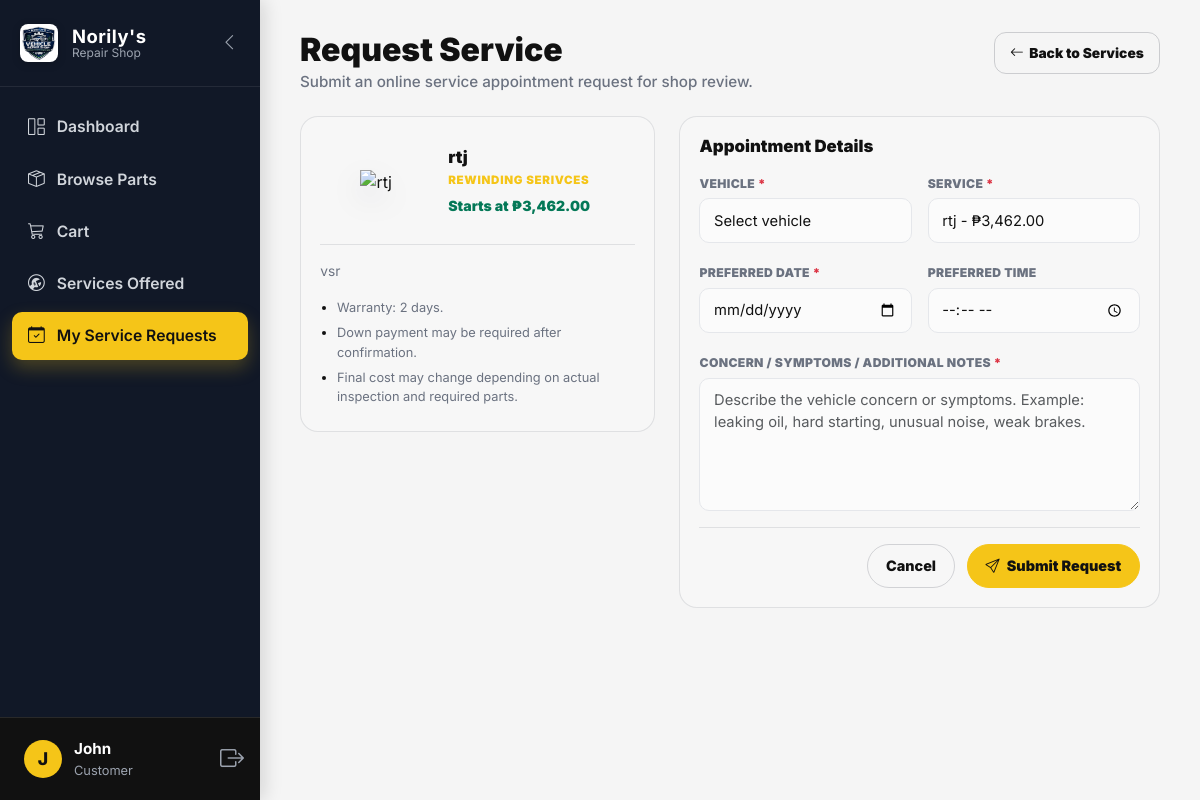
Screenshot of /views/customer_request_service.php?service_id=5 (signed in) with the database file from the repository.
### tables this page shows
CREATE TABLE `service` (
  `service_id` int(11) NOT NULL,
  `service_name` varchar(100) NOT NULL,
  `category` varchar(50) NOT NULL,
  `base_price` decimal(10,2) NOT NULL DEFAULT 0.00,
  `requires_down_payment` tinyint(1) NOT NULL DEFAULT 0,
  `warranty_days` smallint(6) NOT NULL DEFAULT 0,
  `description` text DEFAULT NULL,
  `is_active` tinyint(1) NOT NULL DEFAULT 1,
  `image` varchar(255) DEFAULT NULL,
  `full_description` text DEFAULT NULL,
  `features` text DEFAULT NULL
);

### models/ServiceRequest.php (called while the page is built, shortened)
<?php
class ServiceRequest {
    private $conn;
    public function __construct($db) {
        $this->conn = $db;
    }
    public function readActiveServices() {
        $query = "
            SELECT *
            FROM service
            WHERE is_active = 1
            ORDER BY category ASC, service_name ASC
        ";
        $stmt = $this->conn->prepare($query);
        $stmt->execute();
        return $stmt;
    }
}
?>

### views/customer_request_service.php (the view, shortened to what this page needs)
<?php
require_once '../models/ServiceRequest.php';
$db = (new Database())->getConnection();
$serviceRequestModel = new ServiceRequest($db);
$selectedServiceId = filter_input(INPUT_GET, 'service_id', FILTER_VALIDATE_INT);
$selectedService = null;
$dbError = '';
try {
    $stmtC = $db->prepare("
        SELECT customer_id
        FROM customer
        WHERE user_id = ?
        LIMIT 1
    ");
    $stmtC->execute([$_SESSION['user_id']]);
    $customer_id = $stmtC->fetchColumn();
    $stmtVehicles = $db->prepare("
        SELECT *
        FROM vehicle
        WHERE customer_id = ?
          AND status = 'Active'
        ORDER BY created_at DESC, vehicle_id DESC
    ");
    $stmtVehicles->execute([$customer_id]);
    $myVehicles = $stmtVehicles->fetchAll(PDO::FETCH_ASSOC);
    $stmtActiveServices = $serviceRequestModel->readActiveServices();
    $activeServices = $stmtActiveServices->fetchAll(PDO::FETCH_ASSOC);
    if ($selectedServiceId) {
        $stmtSelected = $db->prepare("
            SELECT
                service_id,
                service_name,
                category,
                base_price,
                requires_down_payment,
                warranty_days,
                description,
                image
            FROM service
            WHERE service_id = ?
              AND is_active = 1
            LIMIT 1
        ");
        $stmtSelected->execute([$selectedServiceId]);
        $selectedService = $stmtSelected->fetch(PDO::FETCH_ASSOC);
    }
} catch (Exception $e) {
    $dbError = 'Unable to load request form at the moment.';
    $myVehicles = [];
    $activeServices = [];
}
function serviceImagePath($image)
{
    $fallback = 'default.png';
    if (!$image) {
        return '../assets/images/services/' . $fallback;
    }
    return '../assets/images/services/' . htmlspecialchars($image);
}
function displayText($value, $fallback = 'N/A')
{
    $value = trim(html_entity_decode((string)($value ?? ''), ENT_QUOTES | ENT_HTML5, 'UTF-8'));
    return htmlspecialchars($value);
}
function shortText($value, $fallback = 'Service details will be confirmed by the shop after assessment.', $limit = 150)
{
    $value = trim(html_entity_decode((string)($value ?? ''), ENT_QUOTES | ENT_HTML5, 'UTF-8'));
    return htmlspecialchars($value);
}
?>
<!DOCTYPE html>
<html lang="en">
<head>
<link href="https://cdn.jsdelivr.net/npm/bootstrap@5.3.0/dist/css/bootstrap.min.css" rel="stylesheet">
<link rel="stylesheet" href="https://cdn.jsdelivr.net/npm/bootstrap-icons@1.11.1/font/bootstrap-icons.css">
<link rel="stylesheet" href="../assets/css/style.css">
</head>
<body>
<div class="app-wrapper">
<?php include '../includes/sidebar.php'; ?>
<main class="main-content">
    <div class="request-service-page">
        <div class="request-header">
            <div>
                <h2>Request Service</h2>
                <p>Submit an online service appointment request for shop review.</p>
            </div>
            <a href="customer_services.php" class="back-btn">
                <i class="bi bi-arrow-left"></i>
                Back to Services
            </a>
        </div>
        <?php if ($dbError): ?>
            <div class="empty-state-card">
                <i class="bi bi-exclamation-circle"></i>
                <div class="fw-bold mb-2">Request form unavailable</div>
                <div><?php echo htmlspecialchars($dbError); ?></div>
            </div>
        <?php else: ?>
            <div class="request-layout">
                <aside class="request-summary-panel">
                    <?php if ($selectedService): ?>
                        <?php
                            $basePrice = floatval($selectedService['base_price'] ?? 0);
                            $warrantyDays = intval($selectedService['warranty_days'] ?? 0);
                            $requiresDownPayment = intval($selectedService['requires_down_payment'] ?? 0);
                        ?>
                        <div class="selected-service-card">
                            <div class="selected-service-image">
                                <img
                                    src="<?php echo serviceImagePath($selectedService['image'] ?? ''); ?>"
                                    alt="<?php echo displayText($selectedService['service_name'] ?? 'Service image'); ?>"
                                >
                            </div>
                            <div>
                                <div class="selected-service-name">
                                    <?php echo displayText($selectedService['service_name'] ?? ''); ?>
                                </div>
                                <div class="selected-service-category">
                                    <?php echo displayText($selectedService['category'] ?? ''); ?>
                                </div>
                                <div class="selected-service-price">
                                    <?php if ($basePrice > 0): ?>
                                        Starts at ₱<?php echo number_format($basePrice, 2); ?>
                                    <?php else: ?>
                                        Cost after assessment
                                    <?php endif; ?>
                                </div>
                            </div>
                        </div>
                        <p class="request-note">
                            <?php echo shortText($selectedService['description'] ?? ''); ?>
                        </p>
                        <ul class="request-note-list">
                            <?php if ($warrantyDays > 0): ?>
                                <li>Warranty: <?php echo $warrantyDays; ?> day<?php echo $warrantyDays !== 1 ? 's' : ''; ?>.</li>
                            <?php else: ?>
                                <li>Warranty depends on shop assessment.</li>
                            <?php endif; ?>
                            <?php if ($requiresDownPayment): ?>
                                <li>Down payment may be required after confirmation.</li>
                            <?php else: ?>
                                <li>Payment details will be confirmed after assessment.</li>
                            <?php endif; ?>
                            <li>Final cost may change depending on actual inspection and required parts.</li>
                        </ul>
                    <?php endif; ?>
                </aside>
                <section class="request-form-panel">
                    <h5 class="form-section-title">Appointment Details</h5>
                    <?php if (empty($myVehicles)): ?>
                        <div class="alert alert-warning form-alert mb-0">
                            <i class="bi bi-exclamation-triangle me-1"></i>
                            Please add a registered vehicle first before requesting a service appointment.
                            You can add your vehicle from your customer dashboard.
                        </div>
                    <?php else: ?>
                        <form action="../controllers/ServiceRequestController.php" method="POST">
                            <div class="row g-3">
                                <div class="col-md-6">
                                    <label class="form-label-custom">Vehicle <span class="text-danger">*</span></label>
                                    <select name="vehicle_id" class="form-select form-control-custom" required>
                                        <option value="">Select vehicle</option>
                                    </select>
                                </div>
                                <div class="col-md-6">
                                    <label class="form-label-custom">Service <span class="text-danger">*</span></label>
                                    <select name="service_id" class="form-select form-control-custom" required>
                                        <?php foreach ($activeServices as $service): ?>
                                            <option
                                                value="<?php echo intval($service['service_id']); ?>"
                                                <?php echo ($selectedServiceId && intval($service['service_id']) === intval($selectedServiceId)) ? 'selected' : ''; ?>
                                            >
                                                <?php echo htmlspecialchars($service['service_name']); ?>
                                                <?php if (!empty($service['base_price'])): ?>
                                                    - ₱<?php echo number_format(floatval($service['base_price']), 2); ?>
                                                <?php endif; ?>
                                            </option>
                                        <?php endforeach; ?>
                                    </select>
                                </div>
                                <div class="col-md-6">
                                    <label class="form-label-custom">Preferred Date <span class="text-danger">*</span></label>
                                    <input
                                        type="date"
                                        name="preferred_appointment_date"
                                        class="form-control form-control-custom"
                                        min="<?php echo date('Y-m-d'); ?>"
                                        required
                                    >
                                </div>
                                <div class="col-md-6">
                                    <label class="form-label-custom">Preferred Time</label>
                                    <input
                                        type="time"
                                        name="preferred_appointment_time"
                                        class="form-control form-control-custom"
                                    >
                                </div>
                                <div class="col-12">
                                    <label class="form-label-custom">Concern / Symptoms / Additional Notes <span class="text-danger">*</span></label>
                                    <textarea
                                        name="concern_description"
                                        class="form-control form-control-custom"
                                        rows="5"
                                        placeholder="Describe the vehicle concern or symptoms. Example: leaking oil, hard starting, unusual noise, weak brakes."
                                        required
                                    ></textarea>
                                </div>
                            </div>
                            <div class="form-actions">
                                <a href="customer_services.php" class="cancel-btn">
                                    Cancel
                                </a>
                                <button type="submit" class="submit-request-btn">
                                    <i class="bi bi-send"></i>
                                    Submit Request
                                </button>
                            </div>
                        </form>
                    <?php endif; ?>
                </section>
            </div>
        <?php endif; ?>
    </div>
</main>
</div>
</body>
</html>

### assets/css/style.css (style rules this page uses)
:root { --primary-yellow: #f5c518; --yellow-dark: #d9a900; --black: #111111; --dark-gray: #1f2937; --muted-gray: #6b7280; --light-gray: #f5f5f5; --border-light: #e5e7eb; --white: #ffffff; --success-bg: #d1fae5; --success-text: #047857; --warning-bg: #fef3c7; --warning-text: #92400e; --danger-bg: #fee2e2; --danger-text: #b91c1c; --dashboard-sidebar-bg: #111111; --dashboard-sidebar-hover: #1f1f1f; --dashboard-primary: #f5c518; --dashboard-primary-hover: #d9a900; --dashboard-primary-soft: #fff8d6; --dashboard-success: #047857; --dashboard-danger: #d72e2e; --dashboard-warning: #d97706; --dashboard-bg: #f5f5f5; --dashboard-card-bg: #ffffff; --dashboard-text-main: #111111; --dashboard-text-muted: #6b7280; --dashboard-cloud: #d1d5db; --dashboard-ocean: #f5c518; }
html { scroll-behavior: smooth; }
body { font-family: Arial, sans-serif; color: var(--black); background: var(--white); }
.app-wrapper { display: flex; min-height: 100vh; background-color: var(--dashboard-bg); color: var(--dashboard-text-main); font-family: 'Inter', system-ui, -apple-system, sans-serif; font-size: 16px; overflow-x: hidden; }
.main-content { flex-grow: 1; margin-left: 260px; padding: 2rem 2.5rem; background-color: var(--dashboard-bg); min-height: 100vh; }
.main-content h1, .main-content h2, .main-content h3, .main-content h4, .main-content h5, .main-content h6 { color: var(--dashboard-text-main); }
.app-wrapper .form-control, .app-wrapper .form-select { border: 1px solid var(--border-light); border-radius: 10px; color: var(--dashboard-text-main); }

### rows the page displays
service: service_name "rtj", category "REWINDING SERIVCES", base_price "3,462.00", description "vsr", warranty_days "2"

### other values shown
$userInitial "J"
$_SESSION['first_name'] "John"
$userRole "Customer"
form field service_id "rtj - ₱3,462.00"
